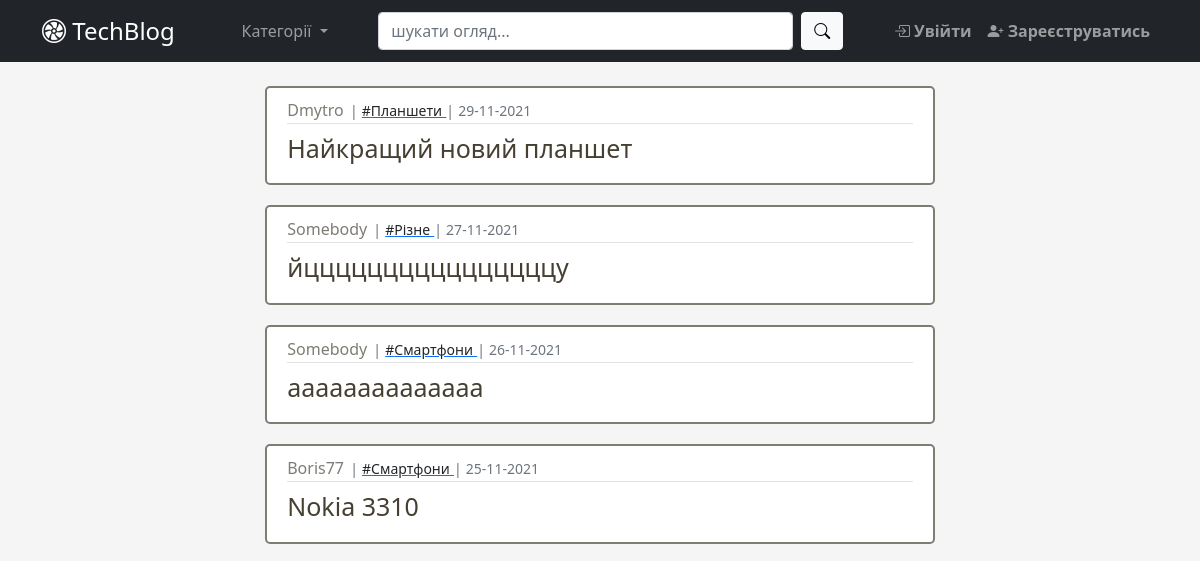
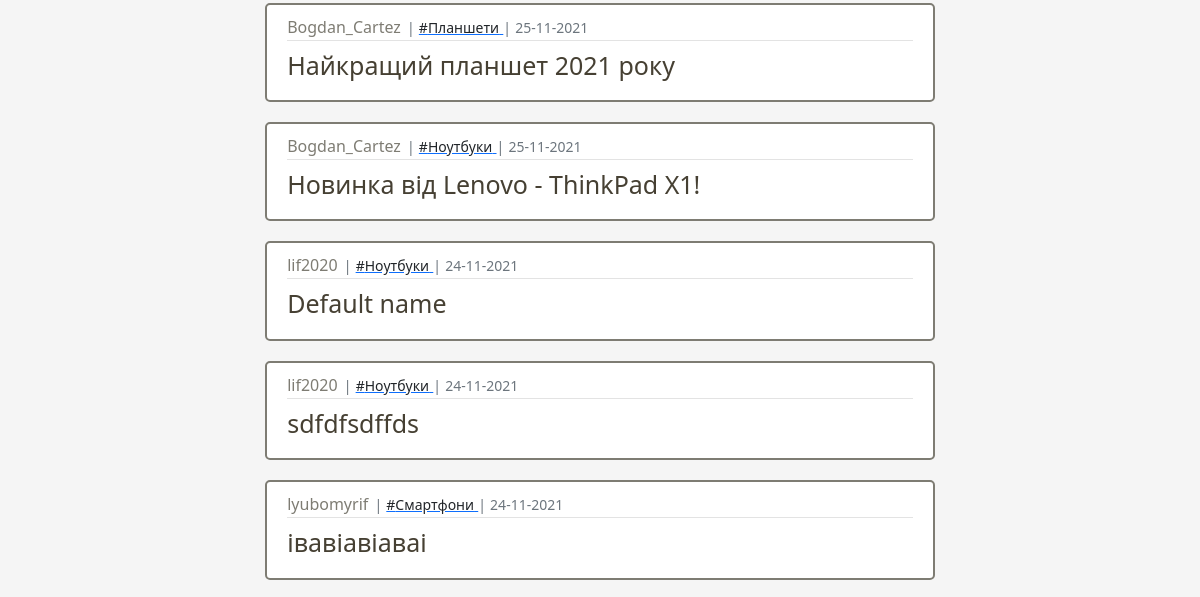
Before: / (upper part) with the older database file (2 pictures, top to bottom).
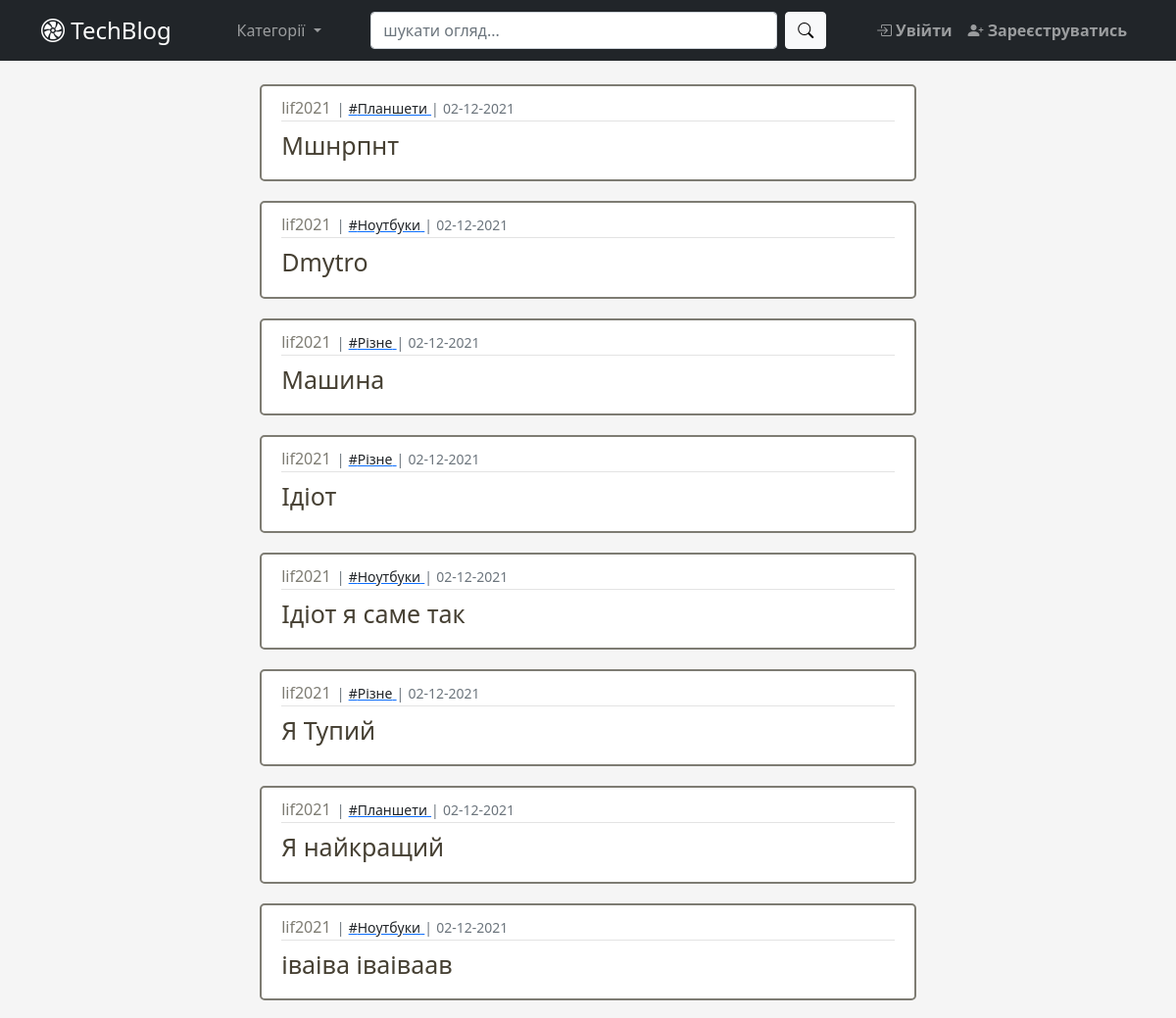
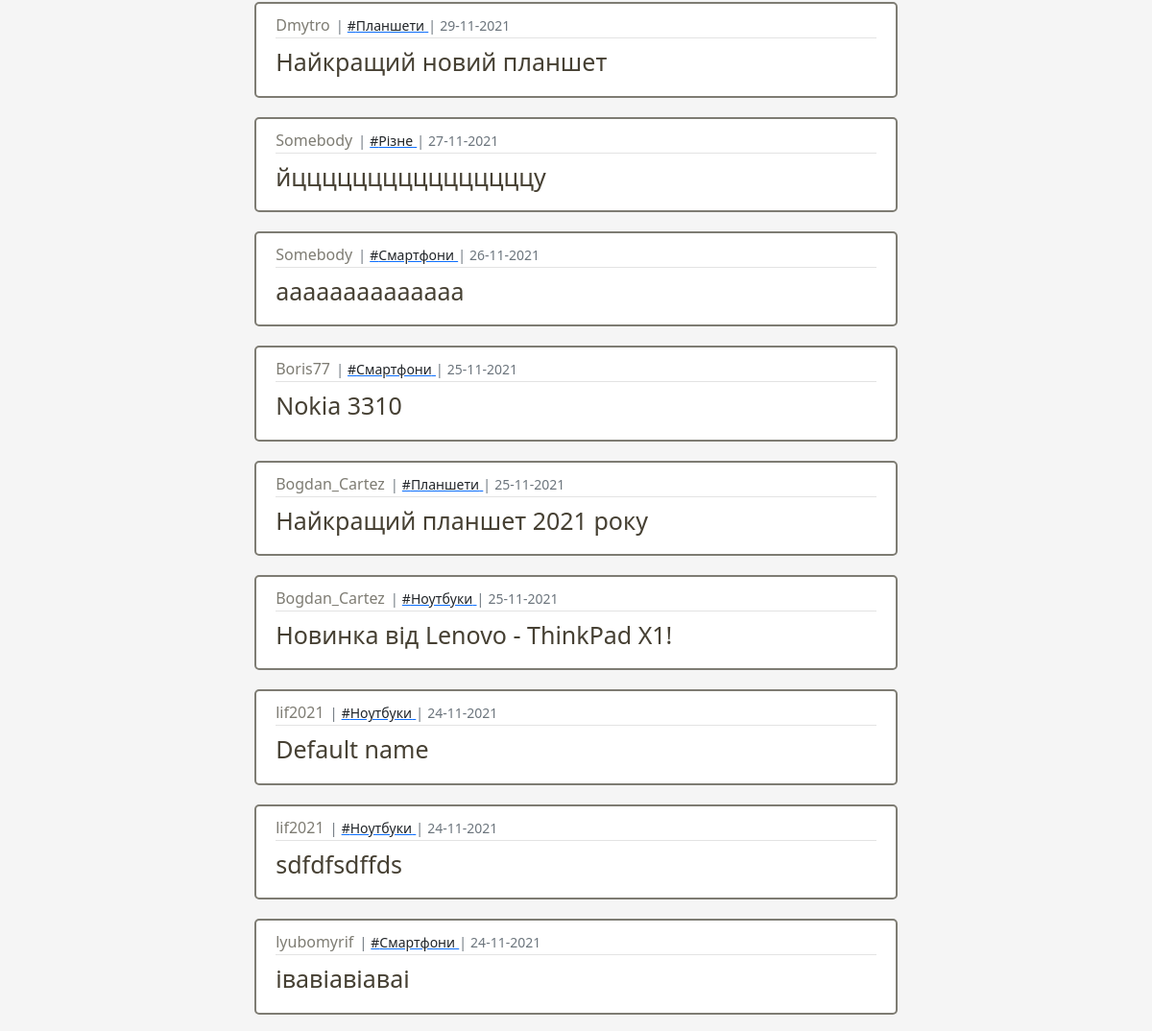
After: the same page with the newer database file (2 pictures, top to bottom).
### app/blog/models.py (models this page shows, shortened)
class Post(db.Model):  # type: ignore
    __searchable__ = ['title']
    id = db.Column(db.Integer, primary_key=True)  # type: ignore
    category_id = db.Column(db.Integer, db.ForeignKey('category.id'),
                            nullable=False)  # type: ignore
    user_id = db.Column(db.Integer(), db.ForeignKey('user.id'))  # type: ignore
    title = db.Column(db.String(100), nullable=False)  # type: ignore
    content = db.Column(db.Text)  # type: ignore
    created_at = db.Column(db.DateTime, default=datetime.now)  # type: ignore
    comments = db.relationship('Comment', backref='post_br', lazy=True)
    likes = db.relationship('Like', backref='post_br', lazy=True)

class Category(db.Model):  # type: ignore
    id = db.Column(db.Integer, primary_key=True)  # type: ignore
    name = db.Column(db.String(25), unique=True, nullable=False)
    category = db.relationship('Post', backref='category_br', lazy=True)

### app/user/models.py (models this page shows, shortened)
class User(db.Model, UserMixin):  # type: ignore
    id = db.Column(db.Integer, primary_key=True)  # type: ignore
    username = db.Column(db.String(30), unique=True, nullable=False)
    email = db.Column(db.String(50), unique=True, nullable=False)
    password = db.Column(db.String(30), nullable=False)
    picture = db.Column(db.String(20), nullable=False,
                        server_default='default.jpg')  # type: ignore
    comment = db.relationship('Comment', backref='user_br', lazy=True)
    like = db.relationship('Like', backref='user_br', lazy=True)
    posts = db.relationship('Post', backref='user_br', lazy=True)

### app/views.py (the view)
@app.route('/')
def home():
    posts = Post.query.order_by(Post.created_at.desc())
    return render_template('home.html', title='TechBlog', posts=posts)

### app/templates/home.html
{% extends "base.html" %}
{% block main %}
  <div style="margin:auto;width:60%">
    {% include "posts_list.html" %}
  </div>
{% endblock main %}

### app/templates/_render_field.html (shortened to what this page needs)
{% macro render_post_item(post) %}
    <article class="media article-section">
    <div class="media-body">
      <div class="article-metadata">
        <a class="author-name" href="{{url_for('blog_bp_in.user_posts', user_id=post.user_br.id)}}">
          {{ post.user_br.username }}
        </a><small class="text-muted">|</small>
        <a href="{{url_for('blog_bp_in.posts_by_category', category_id=post.category_br.id)}}">
          <small class="link-dark">#{{ post.category_br.name }}</small>
        </a><small class="text-muted">|</small>
        <small class="text-muted">
          {{ post.created_at.strftime('%d-%m-%Y')  }}
        </small>
      </div>
      <h2><a class="article-title" href="{{url_for('blog_bp_in.post_view', post_id=post.id)}}"> {{ post.title }} </a></h2>
    </div>
  </article>
{% endmacro %}

Changed rows visible on the page:
added Post: user_br.username "lif2021", category_br.name "Планшети", created_at "02-12-2021", title "Мшнрпнт"
added Post: user_br.username "lif2021", category_br.name "Ноутбуки", created_at "02-12-2021", title "Dmytro"
added Post: user_br.username "lif2021", category_br.name "Різне", created_at "02-12-2021", title "Машина"
added Post: user_br.username "lif2021", category_br.name "Різне", created_at "02-12-2021", title "Ідіот"
added Post: user_br.username "lif2021", category_br.name "Ноутбуки", created_at "02-12-2021", title "Ідіот я саме так"
added Post: user_br.username "lif2021", category_br.name "Різне", created_at "02-12-2021", title "Я Тупий"
added Post: user_br.username "lif2021", category_br.name "Планшети", created_at "02-12-2021", title "Я найкращий"
added Post: user_br.username "lif2021", category_br.name "Ноутбуки", created_at "02-12-2021", title "іваіва іваіваав"
changed through a linked row, Post "Default name": user_br.username "lif2020" → "lif2021"
changed through a linked row, Post "sdfdfsdffds": user_br.username "lif2020" → "lif2021"
